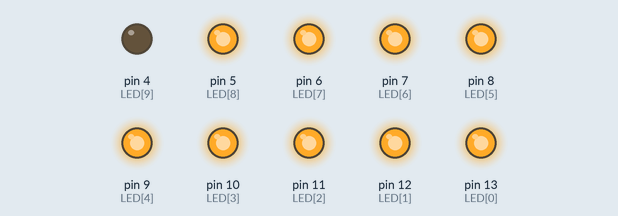
The sketch below on a simulated Arduino Uno, built with avr-gcc and run on an emulated ATmega328P. On the bench: output pins drawn as LEDs (lit = HIGH).

Above: at 0.15 s.
At 5.21 s:
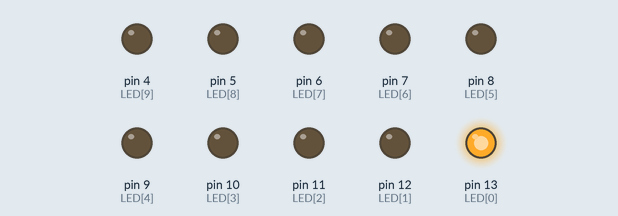
At 9.6 s:
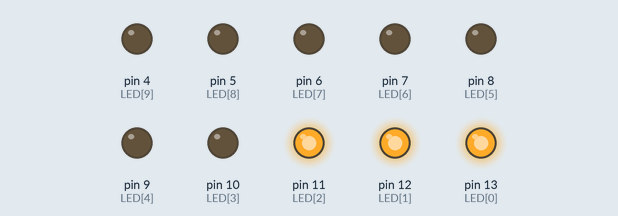
At 18.39 s:
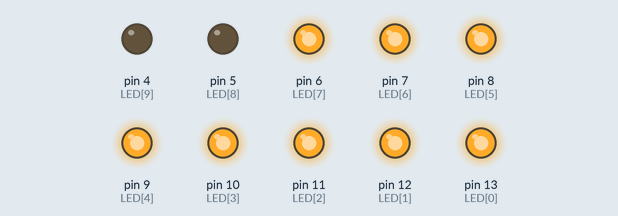
At 30.22 s:
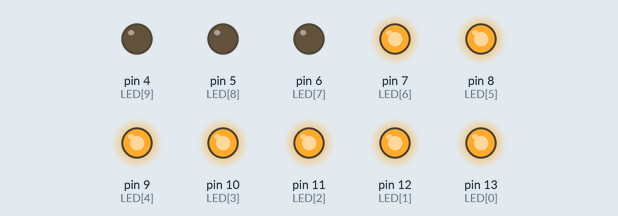
At 38.68 s:
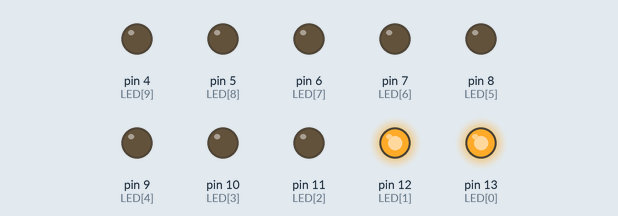
Timing chart, 0 to 39.0 s (numbered marks = the images above):
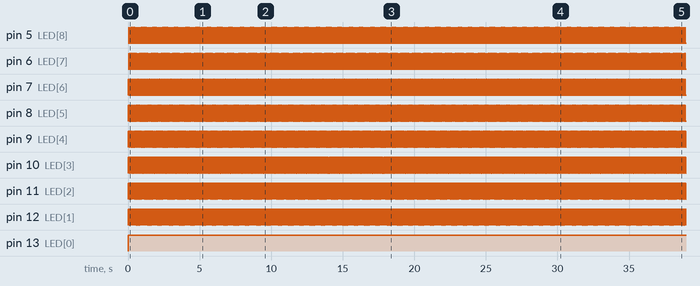

The sketch:

Chris_Lauflicht.ino
```cpp
/*
const int led1=34;
const int led2=35;
const int led3=32;
const int led4=33;
const int led5=25;
const int led6=26;
const int led7=27;
const int led8=14;
const int led9=12;
const int led10=13;
*/

int vcc = 255;
int gnd = 0;
int spee=5;

int LED[]={13,12,11,10,9,8,7,6,5,4};
void setup() {
  // put your setup code here, to run once:

    pinMode(LED[0],OUTPUT);
    pinMode(LED[1],OUTPUT);
    pinMode(LED[2],OUTPUT);
    pinMode(LED[3],OUTPUT);
    pinMode(LED[4],OUTPUT);
    pinMode(LED[5],OUTPUT);
    pinMode(LED[6],OUTPUT);
    pinMode(LED[7],OUTPUT);
    pinMode(LED[8],OUTPUT);
    pinMode(LED[9],OUTPUT);

/*
LED[0]=pinMode(34,OUTPUT);
    LED[1]=pinMode(35,OUTPUT);
    LED[2]=pinMode(32,OUTPUT);
    LED[3]=pinMode(33,OUTPUT);
    LED[4]=pinMode(25,OUTPUT);
    LED[5]=pinMode(26,OUTPUT);
    LED[6]=pinMode(27,OUTPUT);
    LED[7]=pinMode(14,OUTPUT);
    LED[8]=pinMode(12,OUTPUT);
    LED[9]=pinMode(13,OUTPUT);
*/
}

void loop() {
/*
digitalWrite(LED[0],HIGH);
delay(100);
  */
  // put your main code here, to run repeatedly:
  for(int i =0; i< 10;i++){
    //LED[i]=HIGH;
   digitalWrite(LED[i],HIGH);
    delay(spee);
  }

  for(int i=9;i>=0;i--){
    //LED[i]=LOW;
    digitalWrite(LED[i],LOW);
    delay(spee);
  }
   digitalWrite(LED[0], LOW);   // set common ground for row 1 (pin 13)
/*
  for (int i=0; i < 8; i++)
  {
   if(i=4){                               //Analog pin 15 is controlled by analogWrite function
      analogWrite(LED[i], vcc);
      delay(100);
      analogWrite(LED[i], gnd);
   }

    else{                         //light up the rest of the leds
        digitalWrite(LED[i], HIGH);    // set the vcc to turn on 1,i
        delay(100);          // wait for a second
        digitalWrite(LED[i], LOW);   // set the gnd to turn off 1,i
        delay(100);
        }
  }
  */

}
```

Measured:
- by itself, pin 5 (LED[8]): alternates HIGH for 0.02 s and LOW for 0.09 s
- by itself, pin 6 (LED[7]): alternates HIGH for 0.03 s and LOW for 0.08 s
- by itself, pin 7 (LED[6]): alternates HIGH for 0.04 s and LOW for 0.07 s
- by itself, pin 8 (LED[5]): alternates HIGH for 0.05 s and LOW for 0.06 s
- by itself, pin 9 (LED[4]): alternates HIGH for 0.06 s and LOW for 0.05 s
- by itself, pin 10 (LED[3]): alternates HIGH for 0.07 s and LOW for 0.04 s
- by itself, pin 11 (LED[2]): alternates HIGH for 0.08 s and LOW for 0.03 s
- by itself, pin 12 (LED[1]): alternates HIGH for 0.09 s and LOW for 0.02 s
